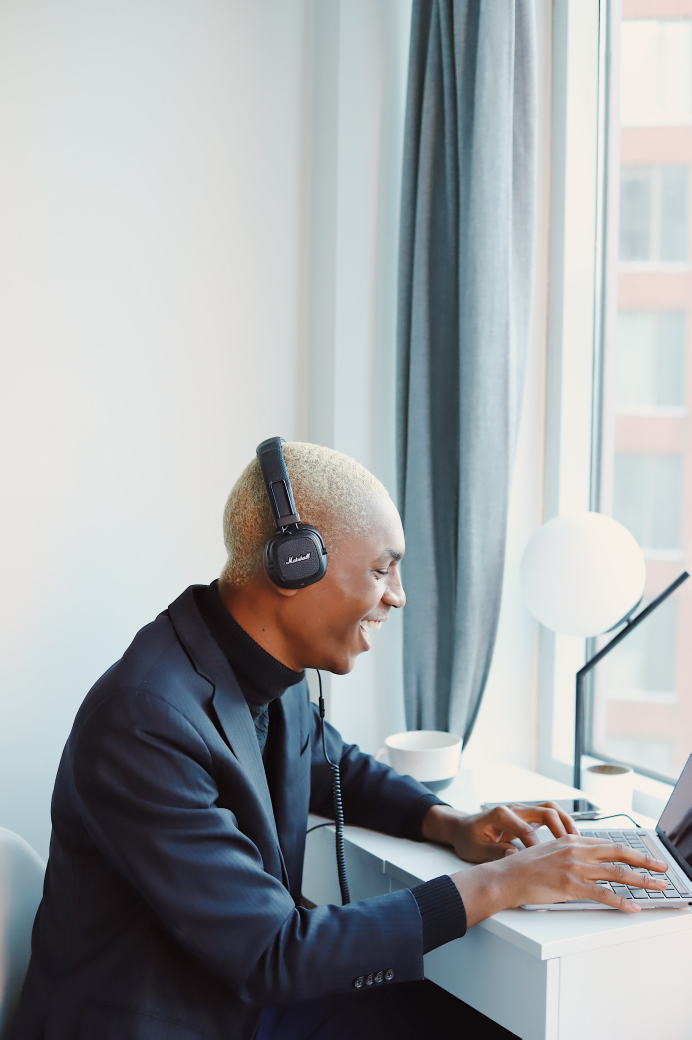
#> input picture img/man1.jpg, 2768 x 4160 px, found by its file name (shown at 1/4 size)
$ python OpenCV_draw.py
#> lines starting #> are read from the running program, lines starting #| are printed output that depends on the picture
import cv2
import numpy as np

img = np.full((500, 500, 3), 255, dtype=np.uint8)
cv2.imwrite('black_500.jpg', img)

# ----------------------------------------------------------------------
# 직선 그리기
img = cv2.imread('black_500.jpg')

cv2.line(img, (50, 50), (150, 50), (255, 0, 0))  # 파색 1 px 선
#> img: shape (500, 500, 3); mean B, G, R 255, 254.9, 254.9
cv2.line(img, (200, 50), (300, 50), (0, 255, 0))  # 초록색 1 px 선
#> img: shape (500, 500, 3); mean B, G, R 254.9, 254.9, 254.8
cv2.line(img, (350, 50), (450, 50), (0, 0, 255))  # 빨간색 1 px 선
#> img: shape (500, 500, 3); mean B, G, R 254.8, 254.8, 254.8

cv2.line(img, (100, 100), (400, 100), (255, 255, 0), 10)  # 하늘색 10 px 선
cv2.line(img, (100, 150), (400, 150), (255, 0, 255), 10)  # 분홍색 10 px 선

cv2.line(img, (100, 350), (400, 400), (0, 0, 255), 20, cv2.LINE_4)  # 4연결선
cv2.line(img, (100, 400), (400, 450), (0, 0, 255), 20, cv2.LINE_8)  # 8연결선
cv2.line(img, (100, 450), (400, 500), (0, 0, 255), 20, cv2.LINE_AA)  # 안티에일리어싱 선

cv2.line(img, (0, 0), (500, 500), (0, 0, 255))  # 대각선 그리기

cv2.imshow('lines', img)
cv2.moveWindow('lines', 0, 0)
cv2.waitKey(0)
cv2.destroyAllWindows()

# ----------------------------------------------------------------------
# 사각형 그리기
img = cv2.imread('black_500.jpg')

cv2.rectangle(img, (50, 50), (150, 150), (255, 0, 0))  # 좌상, 우하 좌표로 사각형 그리기
cv2.rectangle(img, (300, 300), (100, 100), (0, 255, 0), 10)  # 우하, 좌상 좌표로 사각형 그리기
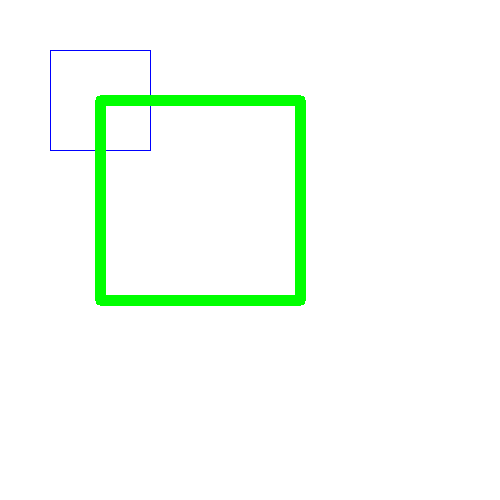
#> img: shape (500, 500, 3); mean B, G, R 246.1, 254.6, 245.7
cv2.rectangle(img, (450, 200), (200, 450), (0, 0, 255), -1)  # 우상, 좌하 좌표로 사각형 채워 그리
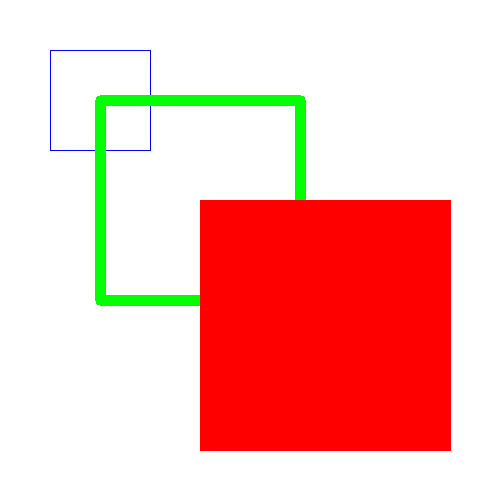
#> img: shape (500, 500, 3); mean B, G, R 184, 190.4, 247.9


cv2.imshow('rectangle', img)
cv2.moveWindow('rectangle', 0, 0)
cv2.waitKey(0)
cv2.destroyAllWindows()

# ----------------------------------------------------------------------
# 원, 타원, 호 그리기

img = cv2.imread('black_500.jpg')

# 원중심 (150, 150), 반지름 100
cv2.circle(img, (150, 150), 100, (255, 0, 0))
# 원중심 (300, 150), 반지름 70
cv2.circle(img, (300, 150), 70, (0, 255, 0), 5)
# 원중심 (400, 150), 반지름 50 색상 채우기
cv2.circle(img, (400, 150), 50, (0, 0, 255), -1)

# 원중심 (100, 300), 반지름(50), 기준 축 회전 각도 0, 0도부터 360도 그리기
cv2.ellipse(img, (50, 300), (50, 50), 0, 0, 360, (0, 0, 255))
# 원중심 (200, 300), 반지름(50), 기준 축 회전 각도 0, 0도부터 180도 그리기
cv2.ellipse(img, (200, 300), (50, 50), 0, 0, 180, (255, 0, 0))
# 원중심 (300, 300), 반지름(50), 기준 축 회전 각도 0, 181도부터 360도 그리기
cv2.ellipse(img, (250, 300), (50, 50), 0, 181, 360, (0, 0, 255))

# 원중심(50, 425), 반지름(50, 75), 회전 15도
cv2.ellipse(img, (50, 425), (50, 75), 15, 0, 180, (0, 0, 255))
# 원중심(200, 425), 반지름(50 75), 회전 45도
cv2.ellipse(img, (200, 425), (50, 75), 45, 0, 360, (0, 0, 0))
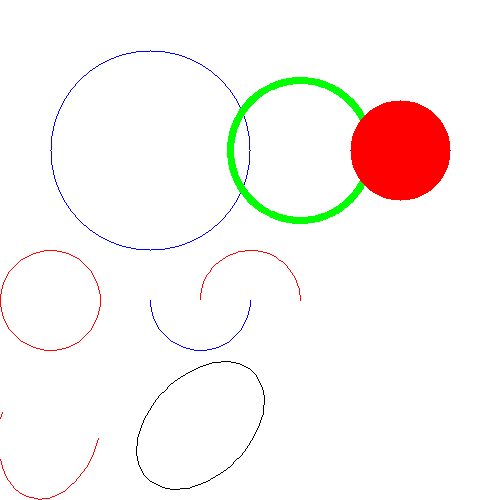
#> img: shape (500, 500, 3); mean B, G, R 243.4, 245.4, 251.2

cv2.imshow('circle', img)
cv2.moveWindow('circle', 0, 0)
cv2.waitKey(0)
cv2.destroyAllWindows()

# ----------------------------------------------------------------------
# 글씨그리기

img = cv2.imread('black_500.jpg')

cv2.putText(img, "PLAIN", (50, 30), cv2.FONT_HERSHEY_PLAIN, 1, (0, 0, 0))
cv2.putText(img, "SIMPLEX", (50, 70), cv2.FONT_HERSHEY_SIMPLEX, 1, (0, 0, 0))
cv2.putText(img, "DUPLEX", (50, 110), cv2.FONT_HERSHEY_DUPLEX, 1, (0, 0, 0))

cv2.putText(img, "SIMPLEX * 2", (200, 110), cv2.FONT_HERSHEY_SIMPLEX, 2, (0, 0, 250))
cv2.putText(img, "COMPLEX_SMALL", (200, 110), cv2.FONT_HERSHEY_COMPLEX_SMALL, 1, (0, 0, 0))

# 이 코드는 폰트를 함께 사용하는 방법입니다.
cv2.putText(img, "PLAIN | ITALIC", (50, 430), cv2.FONT_HERSHEY_PLAIN | cv2.FONT_ITALIC, 1, (0, 0, 0))
cv2.putText(img, "COMPLEX | ITALIC", (50, 470), cv2.FONT_HERSHEY_COMPLEX | cv2.FONT_ITALIC, 1, (0, 0, 0))
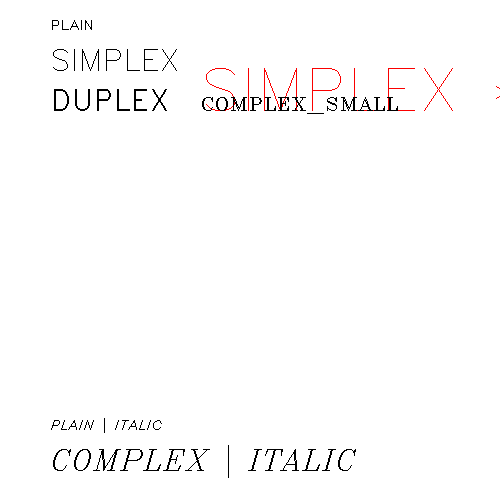
#> img: shape (500, 500, 3); mean B, G, R 251.3, 251.3, 251.9

cv2.imshow('Text', img)
cv2.moveWindow('Text', 0, 0)
cv2.waitKey(0)
cv2.destroyAllWindows()


# ----------------------------------------------------------------------
# 창 관리

file_path = "img/man1.jpg"
img = cv2.imread(file_path)  # 이미지를 기본값으로 읽기
#> img is the input picture: shape (4160, 2768, 3); mean B, G, R 168.5, 166.3, 162.4
img_gray = cv2.imread(file_path, cv2.IMREAD_GRAYSCALE)  # 이미지를 그레이 스케일로 읽기
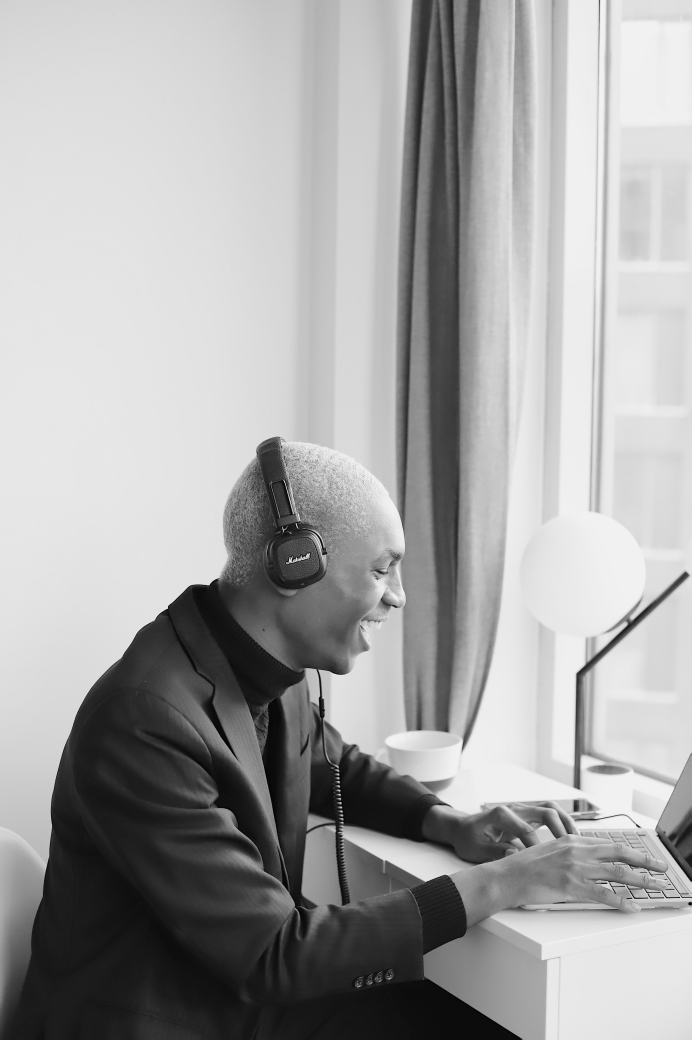
#> img_gray: shape (4160, 2768) (shown at 1/4 size); min 0, max 255, mean 165.4

cv2.namedWindow('origin', cv2.WINDOW_AUTOSIZE)  # origin 이라는 이름으로 창 생성
cv2.namedWindow('gray', cv2.WINDOW_NORMAL)  # gray 라는 이름으로 창 생성

cv2.imshow('origin', img)  # origin 창에 이미지 표시
cv2.imshow('gray', img_gray)  # gray 창에 이미지 표시

cv2.moveWindow('origin', 0, 0)  # 창 위치 변경
cv2.moveWindow('gray', 100, 100)  # 창 위치 변경

cv2.waitKey(0)
cv2.resizeWindow('origin', 500, 500)  # 창 크기 변경 (아직 변경 안됨)
cv2.resizeWindow('gray', 500, 500)  # 창 크기 변경 (변경됨)

cv2.waitKey(0)  # 아무키나 누르면
cv2.destroyWindow('gray')  # gray 창 닫기

cv2.waitKey(0)  # 아무키나 누르면
cv2.destroyWindow('origin')  # origin 창 닫기

$ run again, with img/4_color.jpg copied over img/man1.jpg
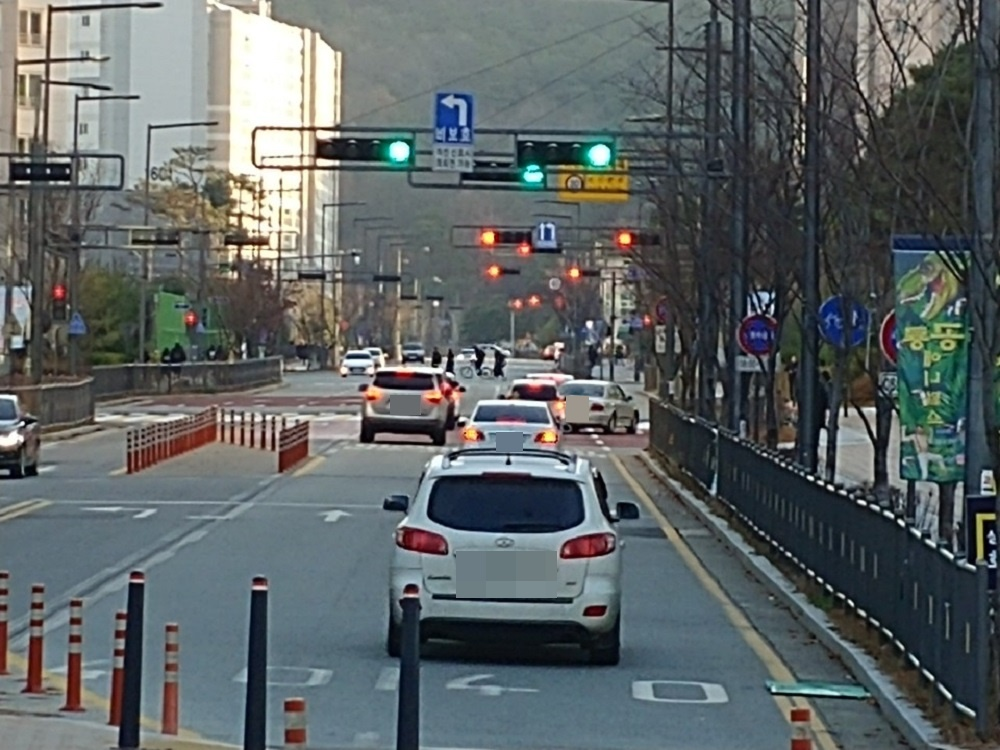
#> input picture img/4_color.jpg, 1000 x 750 px, found by its file name
#> img is the input picture: shape (750, 1000, 3); mean B, G, R 100.8, 100, 93.3
#> `img_gray = cv2.imread(file_path, cv2.IMREAD_GRAYSCALE)`:
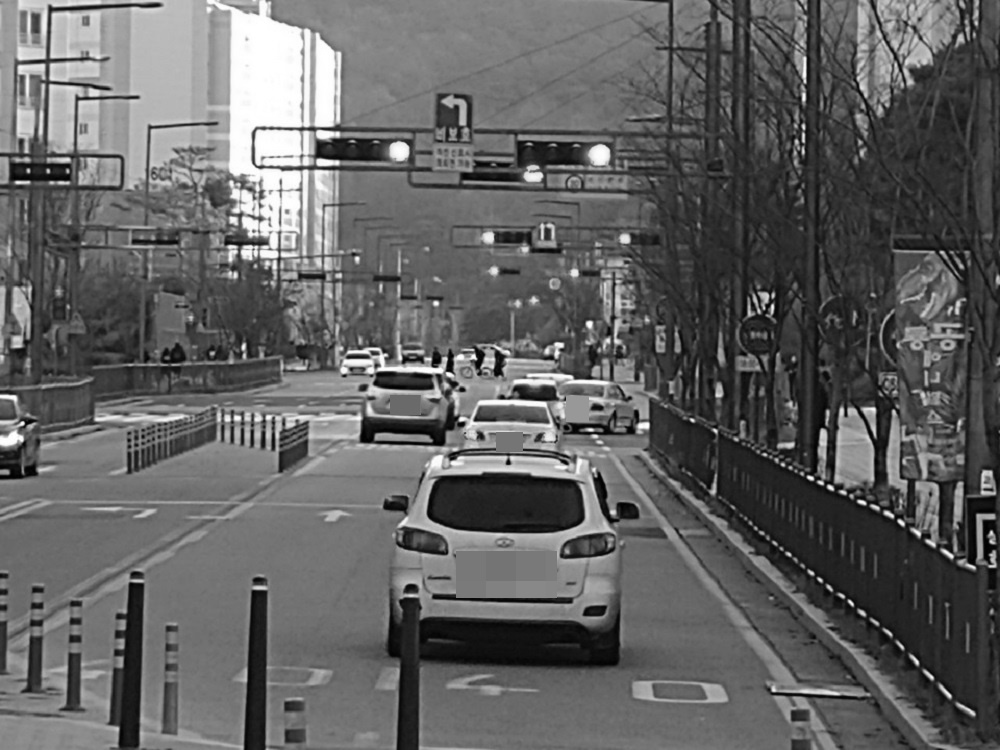
#> img_gray: shape (750, 1000); min 0, max 255, mean 98.1
